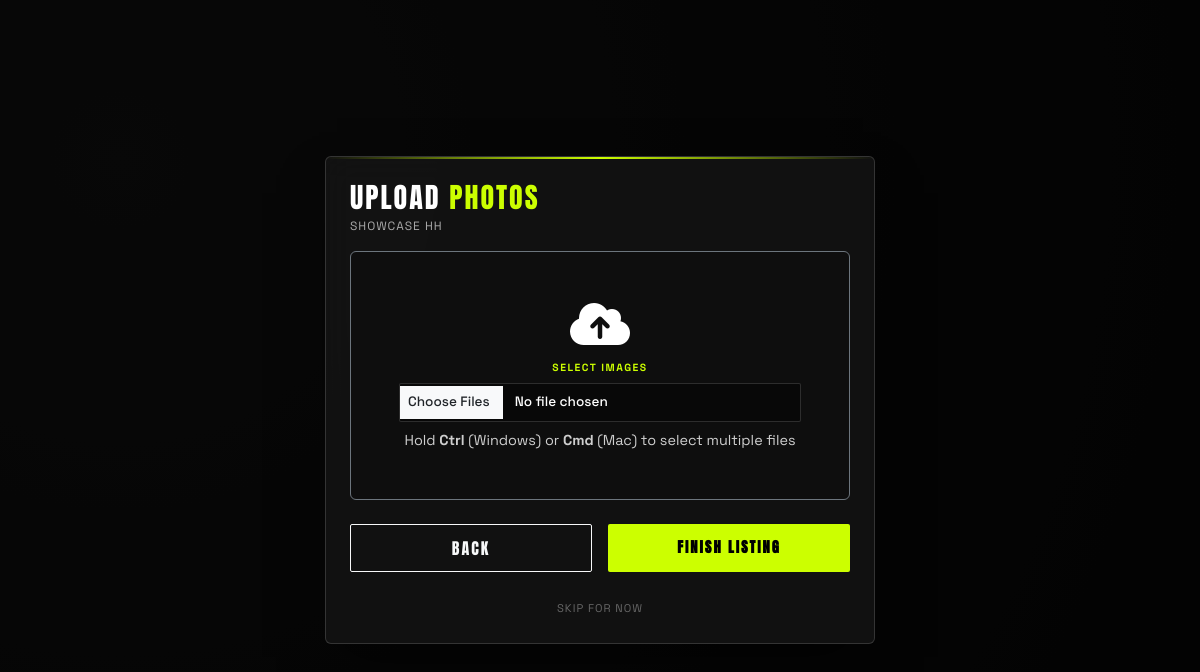
The page /add-photos/5/ (signed in) on the database as committed earlier.
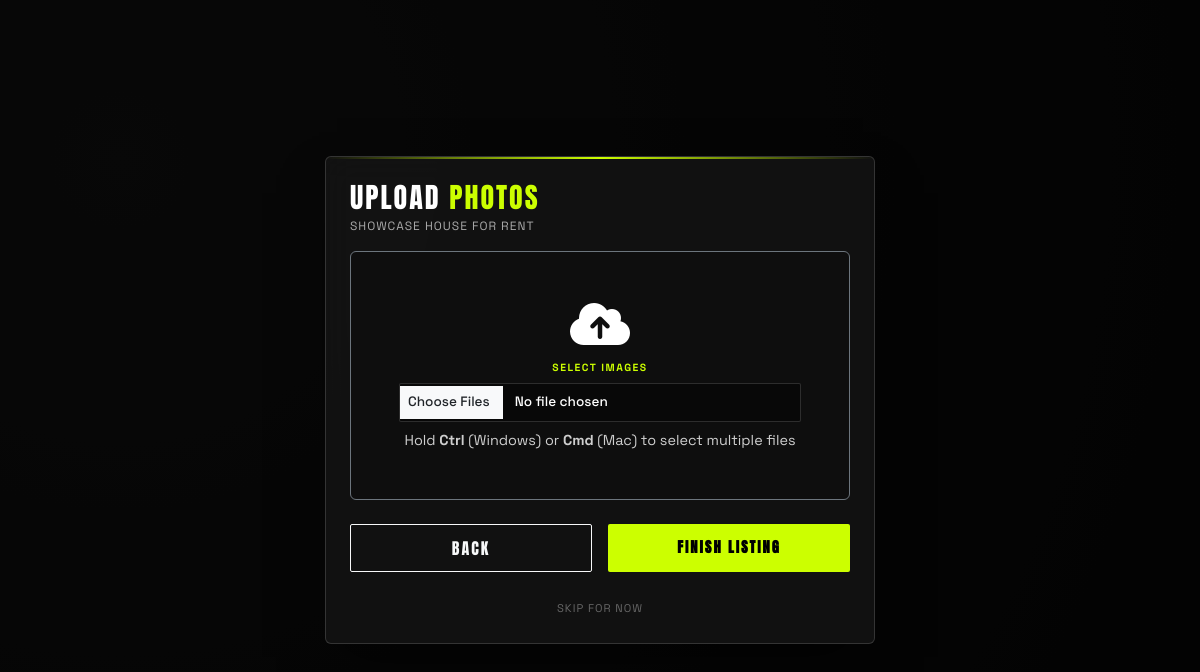
The same page on the database as committed later.
### core/models.py (models this page shows, shortened)
class Property(models.Model):
    class Status(models.TextChoices):
        PENDING_APPROVAL = "PENDING", "Pending Approval"
        AVAILABLE = "AVAILABLE", "Available"
        RENTED = "RENTED", "Rented"
        MAINTENANCE = "MAINTENANCE", "Maintenance"
    class Furnishing(models.TextChoices):
        UNFURNISHED = "UNFURNISHED", "Unfurnished"
        SEMI_FURNISHED = "SEMI_FURNISHED", "Semi-Furnished"
        FULLY_FURNISHED = "FULLY_FURNISHED", "Fully Furnished"
    class Facing(models.TextChoices):
        NORTH = "NORTH", "North"
        SOUTH = "SOUTH", "South"
        EAST = "EAST", "East"
        WEST = "WEST", "West"
        NORTHEAST = "NORTHEAST", "North-East"
        NORTHWEST = "NORTHWEST", "North-West"
        SOUTHEAST = "SOUTHEAST", "South-East"
        SOUTHWEST = "SOUTHWEST", "South-West"
    owner = models.ForeignKey(User, on_delete=models.CASCADE, related_name='properties')
    title = models.CharField(max_length=255)
    ad_title = models.CharField(max_length=255, blank=True, null=True, help_text="Short ad title")
    description = models.TextField()
    price = models.DecimalField(max_digits=10, decimal_places=2)
    location = models.CharField(max_length=255)
    property_type = models.CharField(max_length=100)
    bhk = models.IntegerField(default=1, help_text="Number of BHKs (Bedrooms)")
    bathrooms = models.IntegerField(default=1, help_text="Number of bathrooms")
    furnishing = models.CharField(max_length=50, choices=Furnishing.choices, default=Furnishing.SEMI_FURNISHED)
    super_built_area = models.DecimalField(max_digits=10, decimal_places=2, default=0, help_text="Super built area in sqft")
    bachelors_allowed = models.BooleanField(default=True, help_text="Are bachelors allowed?")
    total_floors = models.IntegerField(default=1, help_text="Total floors in the building")
    facing = models.CharField(max_length=50, choices=Facing.choices, default=Facing.NORTH)
    amenities = models.TextField(help_text="Comma-separated list of amenities", blank=True)
    status = models.CharField(max_length=50, choices=Status.choices, default=Status.PENDING_APPROVAL)
    is_paid = models.BooleanField(default=False)
    created_at = models.DateTimeField(auto_now_add=True)
    updated_at = models.DateTimeField(auto_now=True)
    class Meta:
        verbose_name_plural = "Properties"

### core/views.py (the view, shortened to what this page needs)
# urls.py: path('add-photos/<int:id>/', views.add_photos_view, name='add_photos'),
@login_required
def add_photos_view(request, id):
    property_obj = get_object_or_404(Property, id=id, owner=request.user)
    return render(request, 'core/add_property_photos.html', {'property': property_obj})

### core/templates/core/add_property_photos.html (shortened to what this page needs)
{% load static %}
<!DOCTYPE html>
<html lang="en">
<head>
    <link href="https://cdn.jsdelivr.net/npm/bootstrap@5.3.0/dist/css/bootstrap.min.css" rel="stylesheet">
    <link href="https://cdnjs.cloudflare.com/ajax/libs/font-awesome/6.4.0/css/all.min.css" rel="stylesheet">
    <link rel="stylesheet" href="https://cdnjs.cloudflare.com/ajax/libs/animate.css/4.1.1/animate.min.css"/>
    <link rel="stylesheet" href="{% static 'core/css/add_property.css' %}">
</head>
<body>
    <div class="property-card animate__animated animate__fadeInUp">
        <h2 class="animate__animated animate__fadeInDown">UPLOAD <span>PHOTOS</span></h2>
        <p class="subtitle animate__animated animate__fadeIn">Showcase {{ property.title }}</p>
        <form method="POST" enctype="multipart/form-data">
            <div class="mb-4 text-center p-5 border border-secondary border-dashed rounded" style="border-style: dashed; background: rgba(0,0,0,0.2);">
                <i class="fas fa-cloud-upload-alt fa-3x text-acid mb-3"></i>
                <label for="images" class="form-label d-block mb-2">Select Images</label>
                <input type="file" name="images" id="images" class="form-control" multiple accept="image/*" required>
                <small class="d-block mt-2" style="font-size: 0.9rem; color: rgba(255, 255, 255, 0.8);">Hold <strong>Ctrl</strong> (Windows) or <strong>Cmd</strong> (Mac) to select multiple files</small>
            </div>
            <div class="d-flex gap-3">
                <a href="javascript:history.back()" class="btn btn-outline-light w-50" style="padding: 0.7rem; border-radius: 2px; font-family: 'Anton', sans-serif; letter-spacing: 2px; text-decoration: none; text-align: center; display: flex; align-items: center; justify-content: center;">BACK</a>
                <button type="submit" class="btn-acid w-50 mt-0">FINISH LISTING</button>
            </div>
        </form>
        <div class="mt-3 text-center">
            <a href="{% url 'dashboard' %}" class="back-link">
                Skip for now
            </a>
        </div>
    </div>
</body>
</html>

Rows that differ between the two databases and show on the page:
changed Property: title "HH" → "HOUSE FOR RENT"
